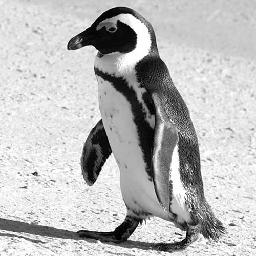
%> input picture Images/pen.jpg, 256 x 256 px
$ octave highpapro.m   (GNU Octave 9; MATLAB toolbox functions it lacks are replaced by stand-ins)
%> lines starting %> are read from the running program, lines starting %| are printed output that depends on the picture; in (x1, y1, x2, y2) boxes, pixels count from 0 and x2, y2 are one past the last pixel; in counts of white or black regions, pixels touching at a corner belong together; the program's own positions count from 1

%%//High  Pass Filter//%%

clc;
clear all;
close all;
a=imread('D:\Sri\DIP images\pen.jpg');
%> a is the input picture: size 256x256 uint8; min 0, max 255, mean 186.9
subplot(3,2,1);
imshow(a);
title('original image');
[m,n]=size(a);
%> m = 256; n = 256
b=ones(m,n);
for i=57:200
    for j=57:200
b(i,j)=0;
    end
end
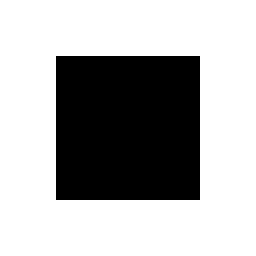
%> b: size 256x256 double; values 0 (black) and 1 (white), 68.4% white; 1 black region, box (x1, y1, x2, y2) and area: (56, 56, 200, 200) 20736
subplot(3,2,2);
imshow(b);
title('kernal');
z=fft2(a);
subplot(3,2,3);
imshow(z);
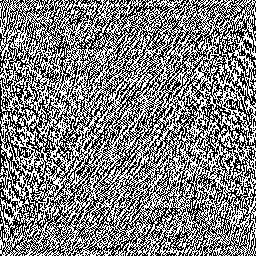
%> displayed picture: size 256x256, on the screen's scale of 0 to 255; min 0, max 255, mean 127.8
title('fft');
y=fftshift(b);
subplot(3,2,4);
imshow(y);
title('fft shift');
x=z.*y;
subplot(3,2,5);
imshow(x);
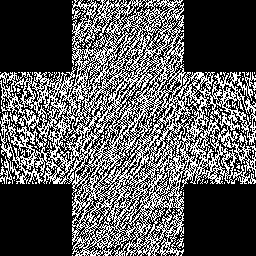
%> displayed picture: size 256x256, on the screen's scale of 0 to 255; min 0, max 255, mean 87.5
title('product');
l=ifft2(x);
k=abs(l);
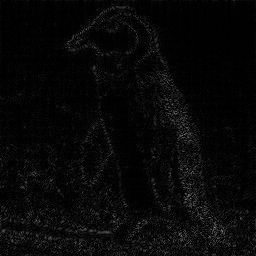
%> k: size 256x256 double; min 0.00764, max 127.1, mean 8.3
subplot(3,2,6);
imshow(uint8(k));
title('inverse fft');
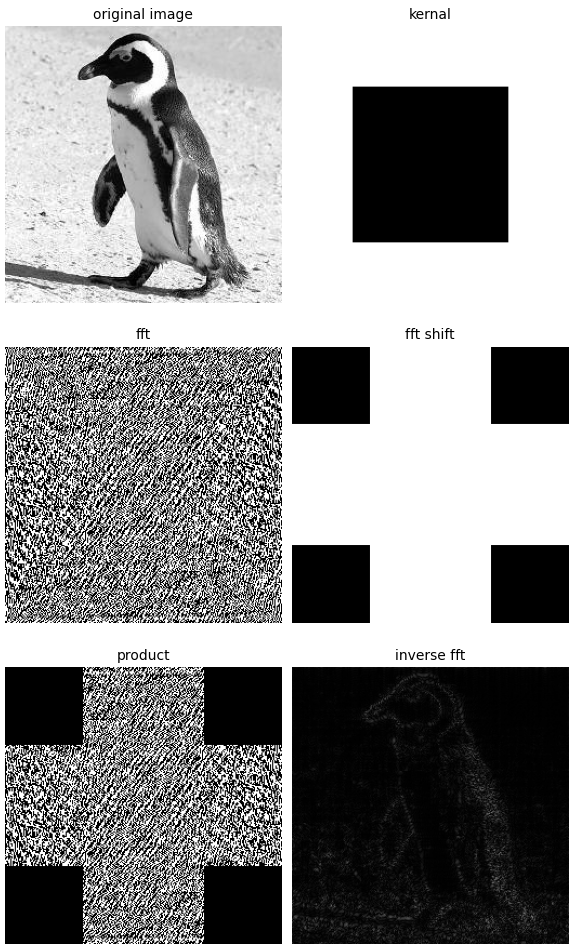
%> figure redrawn from the program's plot data, 6 panels
